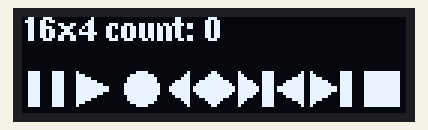
Recording of a sketch running on a simulated Arduino Uno, built with avr-gcc and run on an emulated ATmega328P. Shown: 128×32 one-colour display.

Above: at 0.2 s.
At 3.7 s:
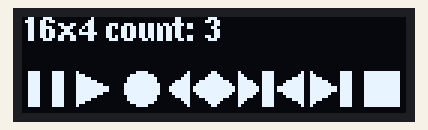
At 8.2 s:
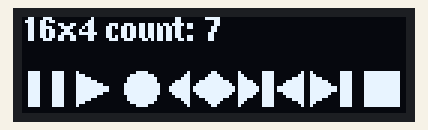
At 18.5 s:
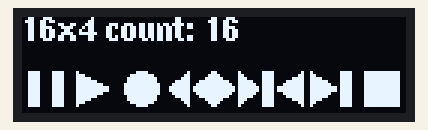
At 27.7 s:
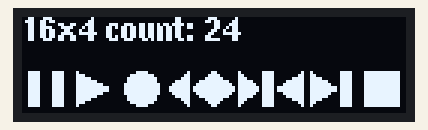
At 38.1 s:
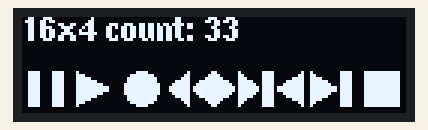

The sketch:

DemoU8g2.ino
```cpp
/*

  OLED/SSD1306_u8g2/DemoU8g2
  Testing the u8g2 library with a 132x32 OLED display

  For info and circuit diagrams see https://github.com/tardate/LittleArduinoProjects/tree/main/playground/OLED/SSD1306_u8g2/DemoU8g2

 */

#include <U8g2lib.h>

U8G2_SSD1306_128X32_UNIVISION_1_HW_I2C u8g2(U8G2_R0, U8X8_PIN_NONE);


/*
 * Command: one-time setup
 */
void setup() {
  u8g2.begin();
}


/*
 * Command: main loop
 */
void loop() {
  static int counter = 0;

  u8g2.firstPage();
  do {
    u8g2.setFont(u8g2_font_helvB08_tr);
    u8g2.setCursor(0, 8);
    u8g2.print((int)u8g2.getCols());
    u8g2.print("x");
    u8g2.print((int)u8g2.getRows());
    u8g2.print(" count: ");
    u8g2.print(counter);

    u8g2.setFont(u8g2_font_open_iconic_play_2x_t);
    u8g2.drawStr(0, 32, "DEFGHIJK"); // cheat: map chars to icons per https://github.com/olikraus/u8g2/wiki/fntgrpiconic#open_iconic_play_2x
  } while (u8g2.nextPage());

  delay(1000);
  ++counter;
}
```

Measured:
- what the display in image 0 shows lasts 1.1 s, from 0.2 s to 1.3 s
- what the display in image 5 shows lasts 1.2 s, from 38.0 s to 39.2 s
